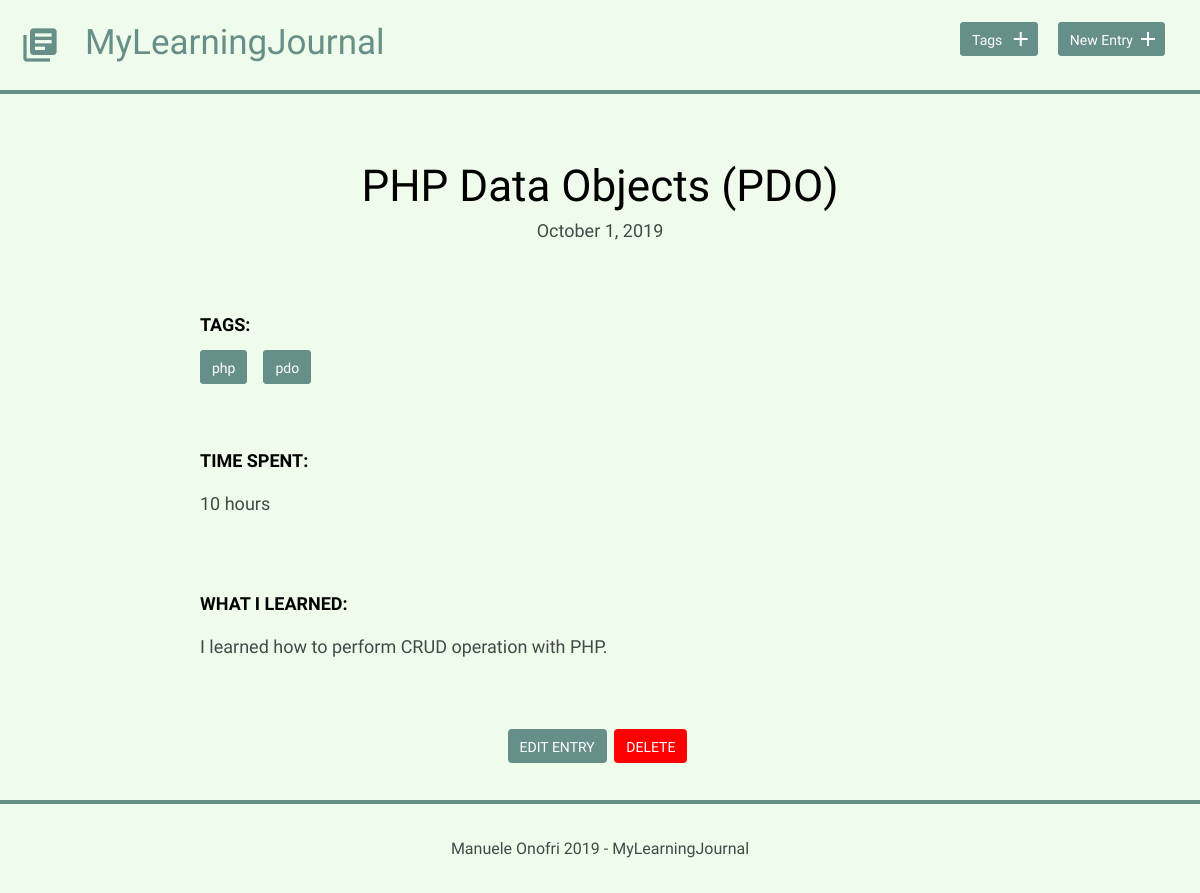
/detail.php?id=8, run on the app's committed database.
### tables this page shows
CREATE TABLE "entries" (
	`id`	INTEGER,
	`title`	TEXT,
	`date`	TEXT,
	`time_spent`	INTEGER,
	`learned`	BLOB,
	`resources`	BLOB,
	PRIMARY KEY(`id`)
);

### inc/functions.php (called while the page is built, shortened)
<?php
function get_entry($entry_id) {
    include('connection.php');
    try {
       $result = $db->prepare('SELECT * FROM entries WHERE id = ?');
       $result->bindValue(1, $entry_id, PDO::PARAM_INT);
       $result->execute();
    } catch (Exception $e) {
       $e->getMessage();
    }
    $entry = $result->fetch();
    return $entry;
}
function get_tags_per_entry($entry_id) {
    include('connection.php');
    try {
        $results = $db->query('SELECT tags.name, tags.id FROM tags JOIN entries_tags
                                ON tags.id = entries_tags.tags_id
                                WHERE entries_tags.entries_id = ?');
        $results->bindValue(1, $entry_id, PDO::PARAM_INT);
        $results->execute();
    } catch (Exception $e) {
       $e->getMessage();
    }
    $tags = $results->fetchAll(PDO::FETCH_ASSOC);
    return $tags;
}

### detail.php (the view, shortened to what this page needs)
<?php
include('inc/functions.php');
if (isset($_GET['id'])) {
    $entry_id = filter_input(INPUT_GET, 'id', FILTER_SANITIZE_NUMBER_INT);
    $entry = get_entry($entry_id);
    $tags = get_tags_per_entry($entry_id);
}
include('inc/header.php');
?>
<div class="entry-list single">
    <article>
        <h1><?php echo $entry['title']; ?></h1>
        <time datetime="<?php echo $entry['date']; ?>">
            <?php echo strftime("%B %e, %G", strtotime($entry['date'])); ?>
        </time>
        <?php
        if (!empty($tags)) {
            echo '<div class="entry">';
            echo "<h3>tags:</h3>";
            echo "<div class='tags-list'>";
            foreach ($tags as $tag) {
                echo "<a href='tags.php?id=" . $tag['id'] . "' class='button button-tag'>" . $tag['name'] . "</a>";
            }
            echo "</div>";
            echo "</div>";
        }
        ?>
        <div class="entry">
            <h3>Time Spent: </h3>
            <p><?php echo $entry['time_spent']; ?></p>
        </div>
        <div class="entry">
            <h3>What I Learned:</h3>
            <p><?php echo $entry['learned']; ?></p>
        </div>
    </article>
</div>
<div class="edit">
    <a class="button" href="edit.php?id=<?php echo $entry['id']; ?>">Edit Entry</a>
    <form method='post' action='detail.php'
          onsubmit="return confirm('Are you sure you want to delete this entry?')">
        <input type='submit' class='button button-delete' value='delete' />
    </form>
</div>
<?php include('inc/footer.php'); ?>

### css/site.css (style rules this page uses)
body { font-size: 16px; color: #404a49; font-family: 'Cousine', serif; font-weight: 400; background-color: rgb(240, 252, 235); position: relative; min-height: 100vh; }
.button { padding: 8px 10px 6px 10px; background: #678f89; border: 2px solid #678f89; border-radius: 4px; text-decoration: none; color: #FFF; position: relative; text-align: center; font-size: 14px; }
.button-delete { text-transform: uppercase; background-color: rgb(255, 0, 0); border-color: rgb(255, 0, 0); }
.button-tag { margin-right: 1rem; }
h1, h2, h3, h4 { margin: 0; font-weight: 400; line-height: 1em; color: #000; }
h1 { font-size: 44px; margin-bottom: 12px; }
h3 { font-size: 18px; font-family: 'Work Sans', serif; font-weight: 600; text-transform: uppercase; }
p { line-height: 1.8em; font-size: 18px; }
.entry-list, .edit-entry, .new-entry, .edit-tag { max-width: 800px; margin: 0 auto; padding: 70px 0 150px 0; }
.entry-list article { margin-bottom: 70px; text-align: center; }
.entry-list article:last-child { margin-bottom: 0; }
.entry-list.single { padding-bottom: 25px; }
.entry-list.single time { font-size: 18px; }
.entry { max-width: 800px; margin: 75px auto 0 auto; text-align: left; }
.entry p { margin-bottom: 40px; }
.edit { padding-bottom: 130px; margin: 0 auto; width: 200px; display: flex; justify-content: space-evenly; }
.edit a { font-weight: 400; text-transform: uppercase; font-size: 14px; }
.tags-list { margin-top: 1.5rem; }
input[type=submit] { margin-right: 5px; }

### data on the page
entries: title "PHP Data Objects (PDO)", date "October 1, 2019", time_spent "10 hours", learned "I learned how to perform CRUD operation with PHP."

### other printed values
$tag['name'] "php"
$tag['name'] "pdo"
